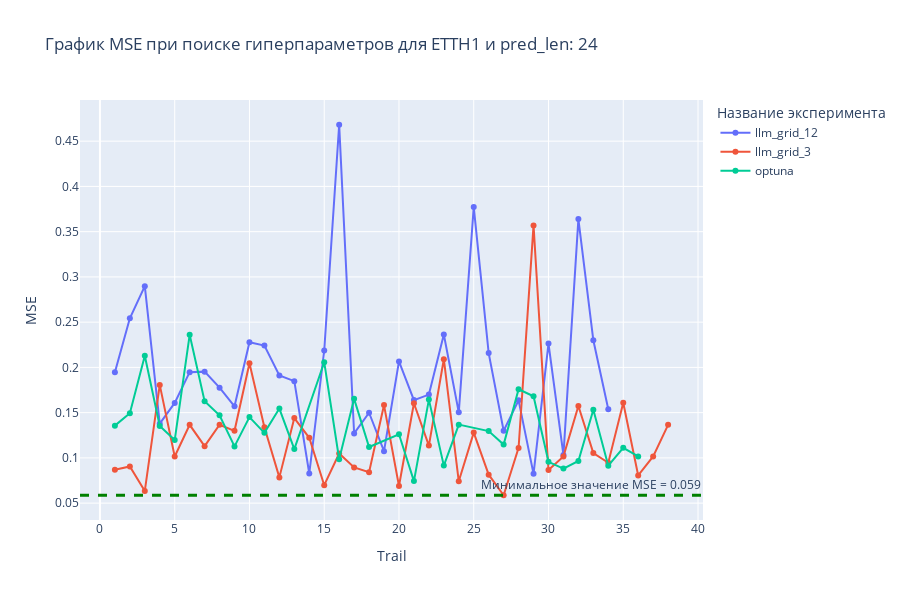
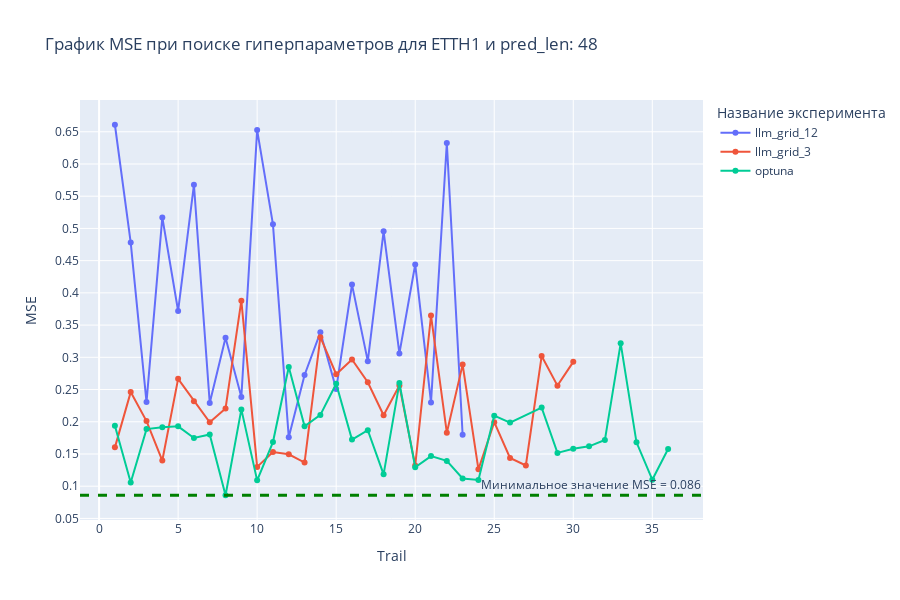
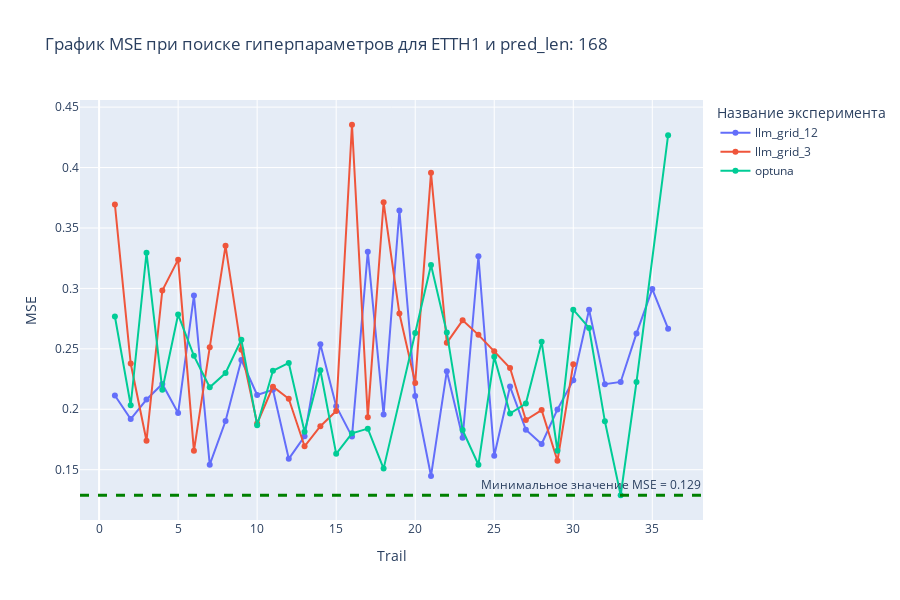

These figures' notebook cell, in order:
### Code cell
for pred_len in data_etth_1.keys():
    fig = plot_graph(
        data = data_etth_1[pred_len],
        title = f"График MSE при поиске гиперпараметров для ETTH1 и pred_len: {pred_len}"
    )
    fig.show()

### Figure 1 — Plotly figure (JSON) as saved in the notebook; plotly's stock layout.template omitted (floating-point values rounded to 4 significant figures)
{"data": [{"mode": "lines+markers", "name": "llm_grid_12", "type": "scatter", "x": [1, 2, 3, 4, 5, 6, 7, 8, 9, 10, 11, 12, 13, 14, 15, 16, 17, 18, 19, 20, 21, 22, 23, 24, 25, 26, 27, 28, 29, 30, 31, 32, 33, 34], "y": [0.1947, 0.2543, 0.2898, 0.1378, 0.1607, 0.1947, 0.1953, 0.1776, 0.157, 0.2278, 0.2241, 0.1911, 0.1848, 0.08276, 0.2186, 0.4681, 0.127, 0.1499, 0.1074, 0.2066, 0.1639, 0.1699, 0.2363, 0.1503, 0.3773, 0.2158, 0.1299, 0.1636, 0.08238, 0.2263, 0.1033, 0.3639, 0.23, 0.1538]}, {"mode": "lines+markers", "name": "llm_grid_3", "type": "scatter", "x": [1, 2, 3, 4, 5, 6, 7, 8, 9, 10, 11, 12, 13, 14, 15, 16, 17, 18, 19, 20, 21, 22, 23, 24, 25, 26, 27, 28, 29, 30, 31, 32, 33, 34, 35, 36, 37, 38], "y": [0.08702, 0.09055, 0.0635, 0.1807, 0.1015, 0.1365, 0.1129, 0.1366, 0.1299, 0.2047, 0.1339, 0.07847, 0.144, 0.1222, 0.06985, 0.1048, 0.08941, 0.08414, 0.1583, 0.0689, 0.1604, 0.1136, 0.209, 0.0741, 0.1279, 0.08147, 0.05872, 0.111, 0.3569, 0.0866, 0.1017, 0.1574, 0.1054, 0.09465, 0.1609, 0.0806, 0.1016, 0.1365]}, {"mode": "lines+markers", "name": "optuna", "type": "scatter", "x": [1, 2, 3, 4, 5, 6, 7, 8, 9, 10, 11, 12, 13, 15, 16, 17, 18, 20, 21, 22, 23, 24, 26, 27, 28, 29, 30, 31, 32, 33, 34, 35, 36], "y": [0.1356, 0.1494, 0.2128, 0.1352, 0.1197, 0.236, 0.1626, 0.147, 0.1127, 0.1451, 0.1277, 0.1545, 0.1097, 0.2057, 0.09849, 0.1652, 0.112, 0.1262, 0.07438, 0.1644, 0.09147, 0.1368, 0.1296, 0.1147, 0.1759, 0.1681, 0.0957, 0.08816, 0.09657, 0.1533, 0.09143, 0.1112, 0.1016]}], "layout": {"annotations": [{"showarrow": false, "text": "Минимальное значение MSE = 0.059", "x": 1, "xanchor": "right", "xref": "x domain", "y": 0.05872, "yanchor": "bottom", "yref": "y"}], "height": 600, "hovermode": "x unified", "legend": {"title": {"text": "Название эксперимента"}}, "shapes": [{"line": {"color": "green", "dash": "dash", "width": 3}, "type": "line", "x0": 0, "x1": 1, "xref": "x domain", "y0": 0.05872, "y1": 0.05872, "yref": "y"}], "title": {"text": "График MSE при поиске гиперпараметров для ETTH1 и pred_len: 24"}, "xaxis": {"title": {"text": "Trail"}}, "yaxis": {"dtick": 0.05, "tickmode": "linear", "title": {"text": "MSE"}}}}

### Figure 2 — Plotly figure (JSON) as saved in the notebook; plotly's stock layout.template omitted (floating-point values rounded to 4 significant figures)
{"data": [{"mode": "lines+markers", "name": "llm_grid_12", "type": "scatter", "x": [1, 2, 3, 4, 5, 6, 7, 8, 9, 10, 11, 12, 13, 14, 15, 16, 17, 18, 19, 20, 21, 22, 23], "y": [0.6609, 0.478, 0.2305, 0.5171, 0.3719, 0.5677, 0.2291, 0.3302, 0.2383, 0.6525, 0.5063, 0.1759, 0.2726, 0.3387, 0.2508, 0.4129, 0.294, 0.4956, 0.306, 0.4441, 0.2299, 0.6327, 0.1798]}, {"mode": "lines+markers", "name": "llm_grid_3", "type": "scatter", "x": [1, 2, 3, 4, 5, 6, 7, 8, 9, 10, 11, 12, 13, 14, 15, 16, 17, 18, 19, 20, 21, 22, 23, 24, 25, 26, 27, 28, 29, 30], "y": [0.1603, 0.246, 0.2011, 0.1398, 0.2665, 0.232, 0.1991, 0.2206, 0.3878, 0.1299, 0.1529, 0.1496, 0.1367, 0.3312, 0.2738, 0.2967, 0.2613, 0.2101, 0.2561, 0.132, 0.3649, 0.183, 0.2887, 0.1261, 0.1993, 0.1438, 0.1322, 0.302, 0.256, 0.2929]}, {"mode": "lines+markers", "name": "optuna", "type": "scatter", "x": [1, 2, 3, 4, 5, 6, 7, 8, 9, 10, 11, 12, 13, 14, 15, 16, 17, 18, 19, 20, 21, 22, 23, 24, 25, 26, 28, 29, 30, 31, 32, 33, 34, 35, 36], "y": [0.1937, 0.1058, 0.1886, 0.1913, 0.1928, 0.1748, 0.1802, 0.08595, 0.2192, 0.109, 0.1685, 0.2849, 0.1928, 0.2106, 0.2589, 0.1723, 0.1869, 0.1185, 0.26, 0.1294, 0.1468, 0.1393, 0.1119, 0.1097, 0.2094, 0.1987, 0.2219, 0.1516, 0.1579, 0.1619, 0.1716, 0.3217, 0.1681, 0.1101, 0.1577]}], "layout": {"annotations": [{"showarrow": false, "text": "Минимальное значение MSE = 0.086", "x": 1, "xanchor": "right", "xref": "x domain", "y": 0.08595, "yanchor": "bottom", "yref": "y"}], "height": 600, "hovermode": "x unified", "legend": {"title": {"text": "Название эксперимента"}}, "shapes": [{"line": {"color": "green", "dash": "dash", "width": 3}, "type": "line", "x0": 0, "x1": 1, "xref": "x domain", "y0": 0.08595, "y1": 0.08595, "yref": "y"}], "title": {"text": "График MSE при поиске гиперпараметров для ETTH1 и pred_len: 48"}, "xaxis": {"title": {"text": "Trail"}}, "yaxis": {"dtick": 0.05, "tickmode": "linear", "title": {"text": "MSE"}}}}

### Figure 3 — Plotly figure (JSON) as saved in the notebook; plotly's stock layout.template omitted (floating-point values rounded to 4 significant figures)
{"data": [{"mode": "lines+markers", "name": "llm_grid_12", "type": "scatter", "x": [1, 2, 3, 4, 5, 6, 7, 8, 9, 10, 11, 12, 13, 14, 15, 16, 17, 18, 19, 20, 21, 22, 23, 24, 25, 26, 27, 28, 29, 30, 31, 32, 33, 34, 35, 36], "y": [0.2114, 0.1919, 0.2081, 0.2209, 0.1968, 0.2941, 0.1541, 0.1902, 0.2408, 0.2119, 0.2162, 0.159, 0.1776, 0.2537, 0.2025, 0.1774, 0.3304, 0.1956, 0.3645, 0.2109, 0.1448, 0.2315, 0.1763, 0.3266, 0.1615, 0.2188, 0.183, 0.1713, 0.1999, 0.224, 0.2823, 0.2208, 0.2226, 0.2627, 0.2995, 0.2667]}, {"mode": "lines+markers", "name": "llm_grid_3", "type": "scatter", "x": [1, 2, 3, 4, 5, 6, 7, 8, 9, 10, 11, 12, 13, 14, 15, 16, 17, 18, 19, 20, 21, 22, 23, 24, 25, 26, 27, 28, 29, 30], "y": [0.3694, 0.2379, 0.174, 0.2983, 0.3238, 0.1656, 0.2512, 0.3352, 0.2492, 0.1882, 0.2187, 0.2087, 0.1693, 0.186, 0.1986, 0.4354, 0.1934, 0.3712, 0.2792, 0.2218, 0.3957, 0.2549, 0.2736, 0.2616, 0.2479, 0.2342, 0.1911, 0.1993, 0.1574, 0.2373]}, {"mode": "lines+markers", "name": "optuna", "type": "scatter", "x": [1, 2, 3, 4, 5, 6, 7, 8, 9, 10, 11, 12, 13, 14, 15, 16, 17, 18, 20, 21, 22, 23, 24, 25, 26, 27, 28, 29, 30, 31, 32, 33, 34, 36], "y": [0.2768, 0.2033, 0.3295, 0.2161, 0.2784, 0.2442, 0.2182, 0.23, 0.2576, 0.1868, 0.2318, 0.2383, 0.1814, 0.2323, 0.1631, 0.1801, 0.1839, 0.1509, 0.263, 0.3193, 0.2635, 0.1827, 0.1541, 0.2433, 0.1965, 0.2047, 0.2558, 0.1657, 0.2824, 0.2673, 0.19, 0.1288, 0.2225, 0.4267]}], "layout": {"annotations": [{"showarrow": false, "text": "Минимальное значение MSE = 0.129", "x": 1, "xanchor": "right", "xref": "x domain", "y": 0.1288, "yanchor": "bottom", "yref": "y"}], "height": 600, "hovermode": "x unified", "legend": {"title": {"text": "Название эксперимента"}}, "shapes": [{"line": {"color": "green", "dash": "dash", "width": 3}, "type": "line", "x0": 0, "x1": 1, "xref": "x domain", "y0": 0.1288, "y1": 0.1288, "yref": "y"}], "title": {"text": "График MSE при поиске гиперпараметров для ETTH1 и pred_len: 168"}, "xaxis": {"title": {"text": "Trail"}}, "yaxis": {"dtick": 0.05, "tickmode": "linear", "title": {"text": "MSE"}}}}
